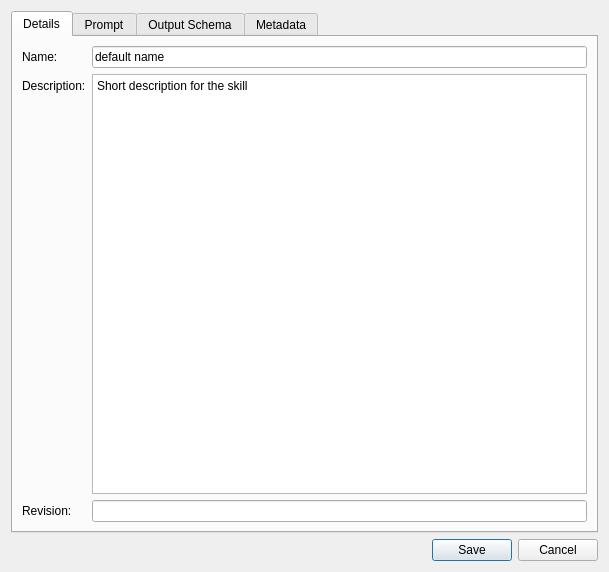
<?xml version="1.0" encoding="UTF-8"?>
<ui version="4.0">
 <class>skillDialog</class>
 <widget class="QDialog" name="skillDialog">
  <property name="geometry">
   <rect>
    <x>0</x>
    <y>0</y>
    <width>609</width>
    <height>572</height>
   </rect>
  </property>
  <property name="windowTitle">
   <string>Skill: default name</string>
  </property>
  <layout class="QVBoxLayout" name="verticalLayout">
   <item>
    <widget class="QTabWidget" name="tabWidget">
     <property name="currentIndex">
      <number>0</number>
     </property>
     <widget class="QWidget" name="detailsTab">
      <attribute name="title">
       <string>Details</string>
      </attribute>
      <layout class="QFormLayout" name="formLayout">
       <item row="0" column="0">
        <widget class="QLabel" name="label">
         <property name="text">
          <string>Name:</string>
         </property>
        </widget>
       </item>
       <item row="0" column="1">
        <widget class="QLineEdit" name="nameLineEdit">
         <property name="toolTip">
          <string>&lt;html&gt;&lt;head/&gt;&lt;body&gt;&lt;p&gt;Name of the skill, use a short name and add details if needed in the description&lt;/p&gt;&lt;/body&gt;&lt;/html&gt;</string>
         </property>
         <property name="text">
          <string>default name</string>
         </property>
        </widget>
       </item>
       <item row="1" column="0">
        <widget class="QLabel" name="label_2">
         <property name="text">
          <string>Description:</string>
         </property>
        </widget>
       </item>
       <item row="1" column="1">
        <widget class="QTextEdit" name="descriptionTextEdit">
         <property name="sizePolicy">
          <sizepolicy hsizetype="Expanding" vsizetype="Expanding">
           <horstretch>0</horstretch>
           <verstretch>0</verstretch>
          </sizepolicy>
         </property>
         <property name="toolTip">
          <string>&lt;html&gt;&lt;head/&gt;&lt;body&gt;&lt;p&gt;Description of the skill, you can put details about what does, how to use it, examples and so on&lt;/p&gt;&lt;/body&gt;&lt;/html&gt;</string>
         </property>
         <property name="readOnly">
          <bool>true</bool>
         </property>
         <property name="html">
          <string>&lt;!DOCTYPE HTML PUBLIC &quot;-//W3C//DTD HTML 4.0//EN&quot; &quot;http://www.w3.org/TR/REC-html40/strict.dtd&quot;&gt;
&lt;html&gt;&lt;head&gt;&lt;meta name=&quot;qrichtext&quot; content=&quot;1&quot; /&gt;&lt;meta charset=&quot;utf-8&quot; /&gt;&lt;style type=&quot;text/css&quot;&gt;
p, li { white-space: pre-wrap; }
hr { height: 1px; border-width: 0; }
li.unchecked::marker { content: &quot;\2610&quot;; }
li.checked::marker { content: &quot;\2612&quot;; }
&lt;/style&gt;&lt;/head&gt;&lt;body style=&quot; font-family:'Segoe UI'; font-size:9pt; font-weight:400; font-style:normal;&quot;&gt;
&lt;p style=&quot; margin-top:0px; margin-bottom:0px; margin-left:0px; margin-right:0px; -qt-block-indent:0; text-indent:0px;&quot;&gt;Short description for the skill&lt;/p&gt;&lt;/body&gt;&lt;/html&gt;</string>
         </property>
        </widget>
       </item>
       <item row="2" column="0">
        <widget class="QLabel" name="label_6">
         <property name="text">
          <string>Revision:</string>
         </property>
        </widget>
       </item>
       <item row="2" column="1">
        <widget class="QLineEdit" name="revisionLineEdit">
         <property name="enabled">
          <bool>true</bool>
         </property>
         <property name="readOnly">
          <bool>true</bool>
         </property>
        </widget>
       </item>
      </layout>
     </widget>
     <widget class="QWidget" name="promptTab">
      <attribute name="title">
       <string>Prompt</string>
      </attribute>
      <layout class="QVBoxLayout" name="verticalLayout_2">
       <item>
        <widget class="QTextEdit" name="promptTextEdit">
         <property name="toolTip">
          <string>&lt;html&gt;&lt;head/&gt;&lt;body&gt;&lt;p&gt;The prompt of your skill&lt;/p&gt;&lt;/body&gt;&lt;/html&gt;</string>
         </property>
        </widget>
       </item>
      </layout>
     </widget>
     <widget class="QWidget" name="outputSchemaTab">
      <attribute name="title">
       <string>Output Schema</string>
      </attribute>
      <layout class="QVBoxLayout" name="verticalLayout_3">
       <item>
        <widget class="QTextEdit" name="outputSchemaTextEdit">
         <property name="toolTip">
          <string>&lt;html&gt;&lt;head/&gt;&lt;body&gt;&lt;p&gt;Output Schema is optional and we will be added at the end of your prompt, typically it can be used to constraint the Output Schema your want for instance in JSON, or if you want an output in Markdown, or whatever matters for you&lt;/p&gt;&lt;/body&gt;&lt;/html&gt;</string>
         </property>
        </widget>
       </item>
      </layout>
     </widget>
     <widget class="QWidget" name="metadataTab">
      <attribute name="title">
       <string>Metadata</string>
      </attribute>
      <layout class="QFormLayout" name="formLayout_2">
       <item row="0" column="0">
        <widget class="QLabel" name="label_4">
         <property name="text">
          <string>Creation Date:</string>
         </property>
        </widget>
       </item>
       <item row="0" column="1">
        <widget class="QDateTimeEdit" name="creationDateTimeEdit">
         <property name="readOnly">
          <bool>true</bool>
         </property>
        </widget>
       </item>
       <item row="1" column="0">
        <widget class="QLabel" name="label_5">
         <property name="text">
          <string>Update Date:</string>
         </property>
        </widget>
       </item>
       <item row="1" column="1">
        <widget class="QDateTimeEdit" name="updateDateTimeEdit">
         <property name="readOnly">
          <bool>true</bool>
         </property>
        </widget>
       </item>
       <item row="2" column="0">
        <widget class="QLabel" name="label_7">
         <property name="text">
          <string>Delete Date:</string>
         </property>
        </widget>
       </item>
       <item row="2" column="1">
        <widget class="QDateTimeEdit" name="deleteDateTimeEdit">
         <property name="readOnly">
          <bool>true</bool>
         </property>
        </widget>
       </item>
      </layout>
     </widget>
    </widget>
   </item>
   <item>
    <widget class="QDialogButtonBox" name="buttonBox">
     <property name="standardButtons">
      <set>QDialogButtonBox::StandardButton::Cancel|QDialogButtonBox::StandardButton::Save</set>
     </property>
    </widget>
   </item>
  </layout>
 </widget>
 <resources/>
 <connections/>
</ui>
